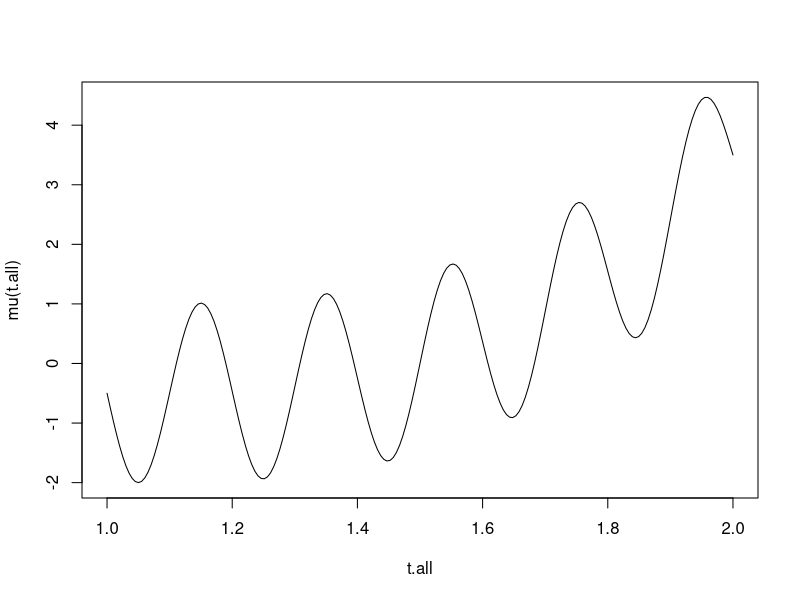
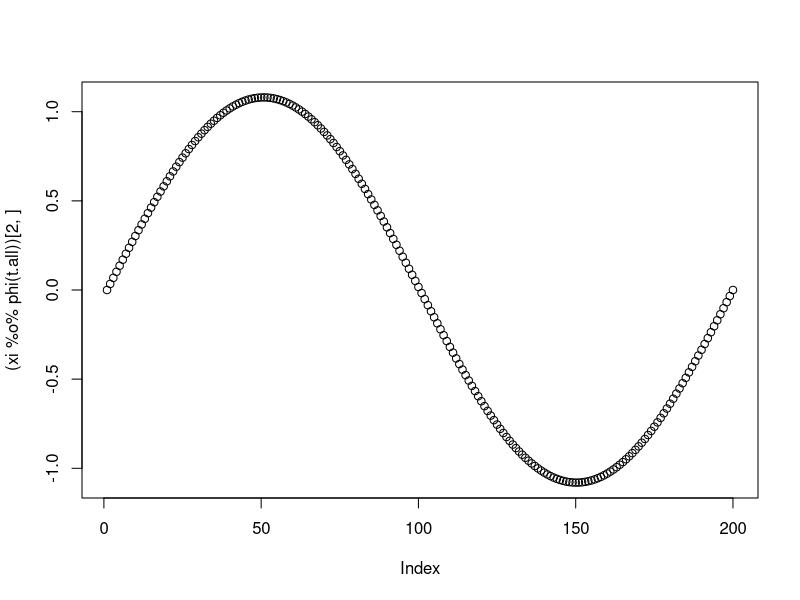
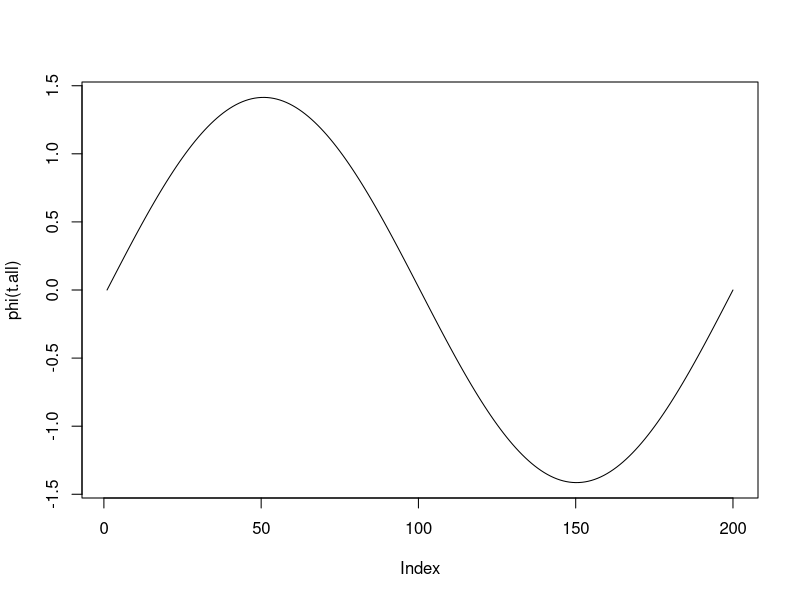
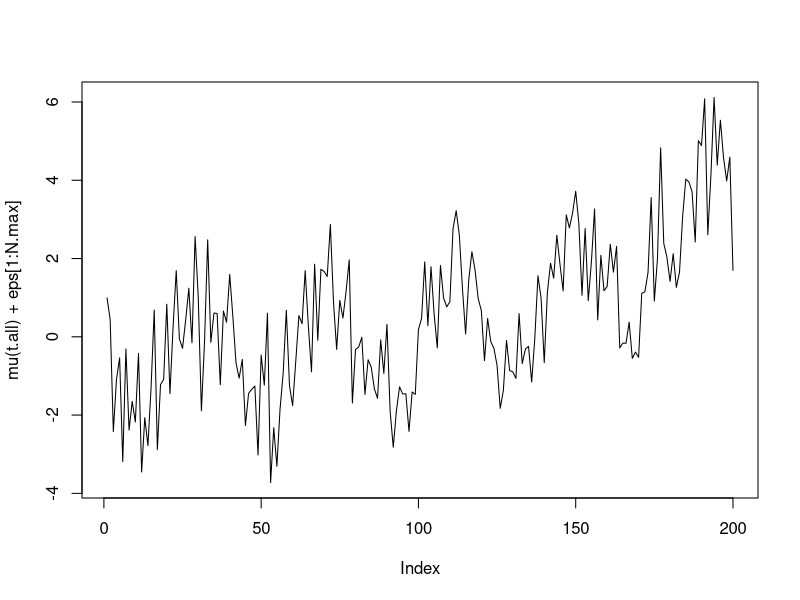
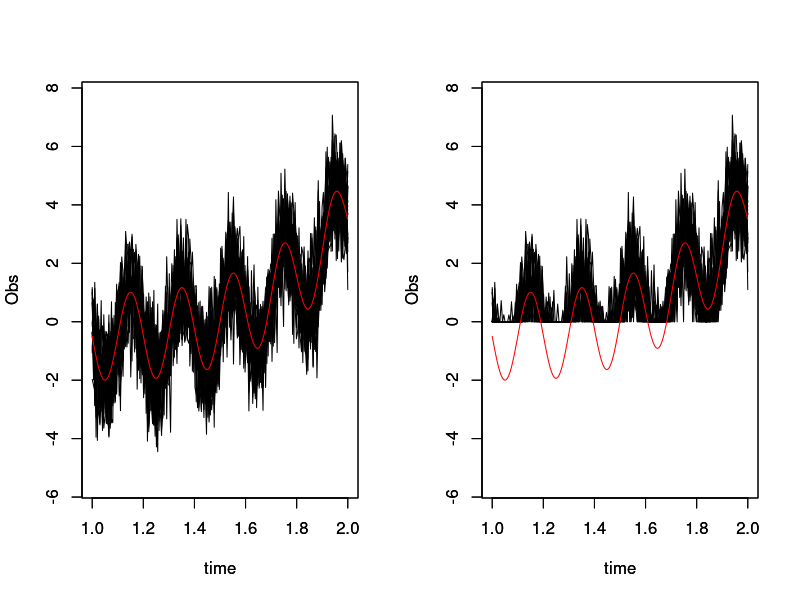
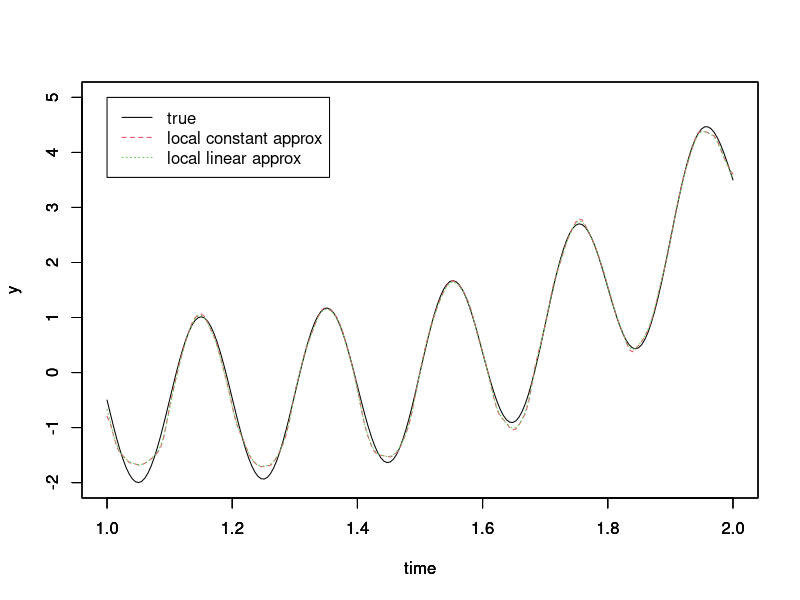

The R script that drew these images, in order:
# 2022.03.02
# local constant (approximation) and local linear (approximation) mean function estimation
# for functional data with detection limit

rm(list = ls())

############# generate dataset
# Nsimul<-400 # number of simulation replications
nn <- 200 # number of subjects

set.seed(1)
# number of observations for dense scenario: N_i are iid from discrete Unif distribution on [nn/2, nn]
N.dense <- c(sample((7*nn/8):nn, nn-1, replace=T), nn)
# number of observations for sparse scenario: N_i are iid from discrete Unif distribution on {3, 4, ..., 10}
N.sparse <- c(sample(3:10, nn-1, replace=T), 10)  
N.max <- max(N.dense, N.sparse)
t.all <- seq(1, 2, length.out = N.max)

# error
sigma.true <- 1
eps <- matrix(rnorm(nn*N.max, sd=sigma.true), nrow = nn, ncol = N.max)
# mu
mu <- function(t) {-0.5+1.5*sin(10*pi*(t+0.5))+4*(t-1)^3}
plot(t.all, mu(t.all), type = "l")
phi <- function(t) {sqrt(2)*sin(2*pi*t)}
xi <- rnorm(nn, 0, 1)
plot((xi%o%phi(t.all))[2,])
plot(phi(t.all), type = "l")
plot(mu(t.all)+eps[1:N.max], type = "l")
y.mat <- mu(t.all)+eps #+ t(xi%o%phi(t.all))
# plot(y.mat[, 1], type = "l")


position <- lapply(1:nn, function(i){sort(sample(1:N.max, N.dense[i], replace = F))})
y.list <- lapply(1:nn, function(i){y.mat[position[[i]], i]})

# pdf(file="R_figures/FigureObserverationSparse.pdf", width=7, height=4)
par(mfrow=c(1,2))
plot(t.all, y=seq(min(y.mat), max(y.mat), length.out = N.max),
     xlab="time", ylab="Obs", type='n')
for(i in 1:20){
  points(t.all[position[[i]]], y.list[[i]], type="l")
}
par(new=TRUE)
plot(t.all, mu(t.all), ylim = c(min(y.mat), max(y.mat)),
     xlab="time", ylab="Obs",  type = "l", col="red")

timepoints <- lapply(1:nn, function(i){t.all[position[[i]]]})

# for each subject: around xx% of observations are censored below by 0
indexcensored <- lapply(1:nn,function(i){
  temp = y.list[[i]]
  idxcensor = which(temp<0)
  idxcensor
})

delta <- lapply(1:nn, function(i){
  temp <- rep(0, N.dense[i])
  temp[indexcensored[[i]]] <- 1
  temp
})

sum(do.call(c,delta))/length(do.call(c,delta))
# 0.4217425 DL for sparse
# 0.4242691 DL for dense

# the observations (contaminated by detection limit)
observed <- lapply(1:nn,function(i){
  temp <- y.list[[i]]
  temp[indexcensored[[i]]] <- 0
  temp
})
plot(t.all, y=seq(min(y.mat), max(y.mat), length.out = N.max),
     xlab="time", ylab="Obs", type='n')
for(i in 1:20){
  points(t.all[position[[i]]], observed[[i]], type="l")
}
par(new=TRUE)
plot(t.all, mu(t.all), ylim = c(min(y.mat), max(y.mat)),
     xlab="time", ylab="Obs",  type = "l", col="red")
par(mfrow=c(1,1))
# dev.off()

#####################
##################### Estimation
# OBS scheme: each observation has the same weight: w_i=1/sum(N_i)
scheme <- "OBS"
w <- c()
if (scheme=="OBS"){
  N.total <- 0
  for (i in 1:nn)
  {
    N.total <- sum(N.total, length(position[[i]]))
  }
  w <- lapply(1:nn, function(i){
    temp <- rep(1/N.total, length(position[[i]]))
    temp
  })
}else{
  # SUBJ scheme: w_i=1/nN_i
  # w.SUBJ <- c()
  w <- lapply(1:nn, function(i){
    temp <- rep(1/(nn*length(position[[i]])), length(position[[i]]))
    temp
  })
}



t_eval=seq(1, 2, length=200)

# ######### constant approximation
bw <- 0.0075
start_time <- Sys.time()
xx <- yy.censored <- c()
for (i in 1:nn){
  xx <- c(xx, t.all[position[[i]]])
  yy.censored <- c(yy.censored, observed[[i]])
}
est.censored <- lm(yy.censored ~ xx)
sigma.est <- sqrt(mean((residuals(est.censored))^2))

# calculate S and R

xx <- yy.S0 <- yy.R0 <- c()
for (i in 1:nn){
  xx <- c(xx, t.all[position[[i]]])
  yy.S0 <- c(yy.S0, w[[i]][1]*(1-0.498*delta[[i]]))
  yy.R0 <- c(yy.R0, w[[i]][1]*(-0.8194*delta[[i]]*sigma.est + (1-0.498*delta[[i]])*observed[[i]]))
}
S0 <- ksmooth(xx, yy.S0, kernel="normal",bandwidth=2*bw, x.points = t_eval)$y
R0 <- ksmooth(xx, yy.R0, kernel="normal",bandwidth=2*bw, x.points = t_eval)$y

constant.approx <- R0/S0
end_time <- Sys.time()
constant.approx.time <- end_time-start_time


# ######### linear approximation
bw <- 0.01 
start_time <- Sys.time()
xx <- yy.censored <- c()
for (i in 1:nn){
  xx <- c(xx, t.all[position[[i]]])
  yy.censored <- c(yy.censored, observed[[i]])
}
est.censored <- lm(yy.censored ~ xx)
sigma.est <- sqrt(mean((residuals(est.censored))^2))

# calculate S and R
xx <- yy.S0 <- yy.S1 <- yy.S2 <- yy.R0 <- yy.R1 <- c()
for (i in 1:nn){
  xx <- c(xx, t.all[position[[i]]])
  yy.S0 <- c(yy.S0, w[[i]][1]*(1-0.498*delta[[i]]))
  yy.S1 <- c(yy.S1, w[[i]][1]*(1-0.498*delta[[i]])*t.all[position[[i]]]/bw)
  yy.S2 <- c(yy.S2, w[[i]][1]*(1-0.498*delta[[i]])*(t.all[position[[i]]]/bw)^2)
  yy.R0 <- c(yy.R0, w[[i]][1]*(-0.8194*delta[[i]]*sigma.est + (1-0.498*delta[[i]])*observed[[i]]))
  yy.R1 <- c(yy.R1, w[[i]][1]*(-0.8194*delta[[i]]*sigma.est + (1-0.498*delta[[i]])*observed[[i]])*t.all[position[[i]]]/bw)
}
S0 <- ksmooth(xx, yy.S0, kernel="normal",bandwidth=2*bw, x.points = t.all)$y
S1 <- ksmooth(xx, yy.S1, kernel="normal",bandwidth=2*bw, x.points = t.all)$y-S0*t.all/bw
S1.half <- ksmooth(xx, yy.S1, kernel="normal",bandwidth=2*bw, x.points = t.all)$y
S2 <- ksmooth(xx, yy.S2, kernel="normal",bandwidth=2*bw, x.points = t.all)$y-2*S1.half*t.all/bw+S0*(t.all/bw)^2
R0 <- ksmooth(xx, yy.R0, kernel="normal",bandwidth=2*bw, x.points = t.all)$y
R1 <- ksmooth(xx, yy.R1, kernel="normal",bandwidth=2*bw, x.points = t.all)$y-R0*t.all/bw

linear.approx <- (R0*S2-R1*S1)/(S0*S2-S1^2)
end_time <- Sys.time()
linear.approx.time <- end_time-start_time


############################
# show the results
par(mfrow=c(1,1))
plot(t_eval, mu(t_eval), type = "l", ylim=c(-2,5), xlab="time", ylab="y", col=1, lty=1)
par(new=TRUE)
plot(t_eval, constant.approx, type = "l", ylim=c(-2,5), xlab="time", ylab="y",col=2, lty=2)
par(new=TRUE)
plot(t_eval, linear.approx, type = "l", ylim=c(-2,5), xlab="time", ylab="y",col=3, lty=3)
legend(1,5, c("true", "local constant approx", "local linear approx"), lty=1:3, col=1:3)
par(mfrow=c(1,1))
